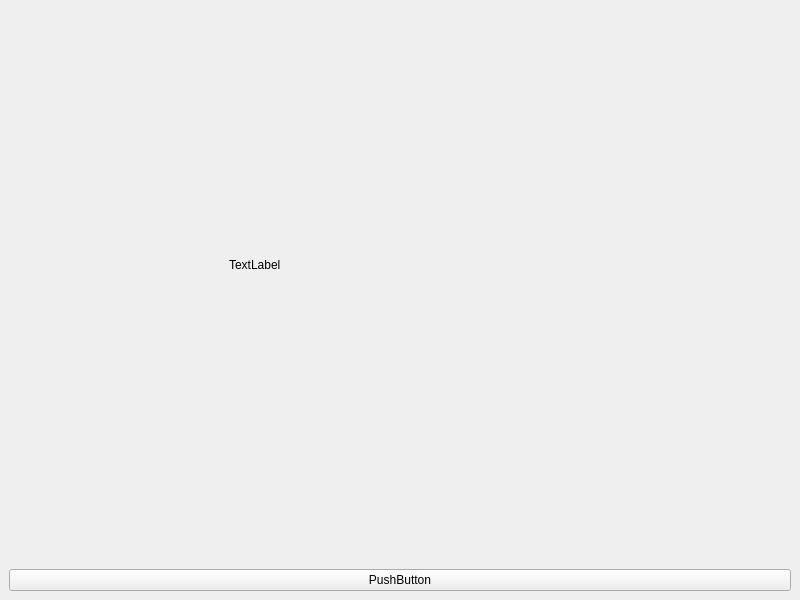
<?xml version="1.0" encoding="UTF-8"?>
<ui version="4.0">
 <class>MainWindow</class>
 <widget class="QMainWindow" name="MainWindow">
  <property name="geometry">
   <rect>
    <x>0</x>
    <y>0</y>
    <width>800</width>
    <height>600</height>
   </rect>
  </property>
  <property name="windowTitle">
   <string>MainWindow</string>
  </property>
  <widget class="QWidget" name="centralwidget">
   <layout class="QVBoxLayout" name="verticalLayout">
    <item>
     <widget class="QWidget" name="videoContainer" native="true">
      <widget class="QLabel" name="label">
       <property name="geometry">
        <rect>
         <x>220</x>
         <y>150</y>
         <width>371</width>
         <height>211</height>
        </rect>
       </property>
       <property name="text">
        <string>TextLabel</string>
       </property>
      </widget>
     </widget>
    </item>
    <item>
     <widget class="QPushButton" name="pushButton">
      <property name="text">
       <string>PushButton</string>
      </property>
     </widget>
    </item>
   </layout>
  </widget>
 </widget>
 <resources/>
 <connections/>
</ui>
